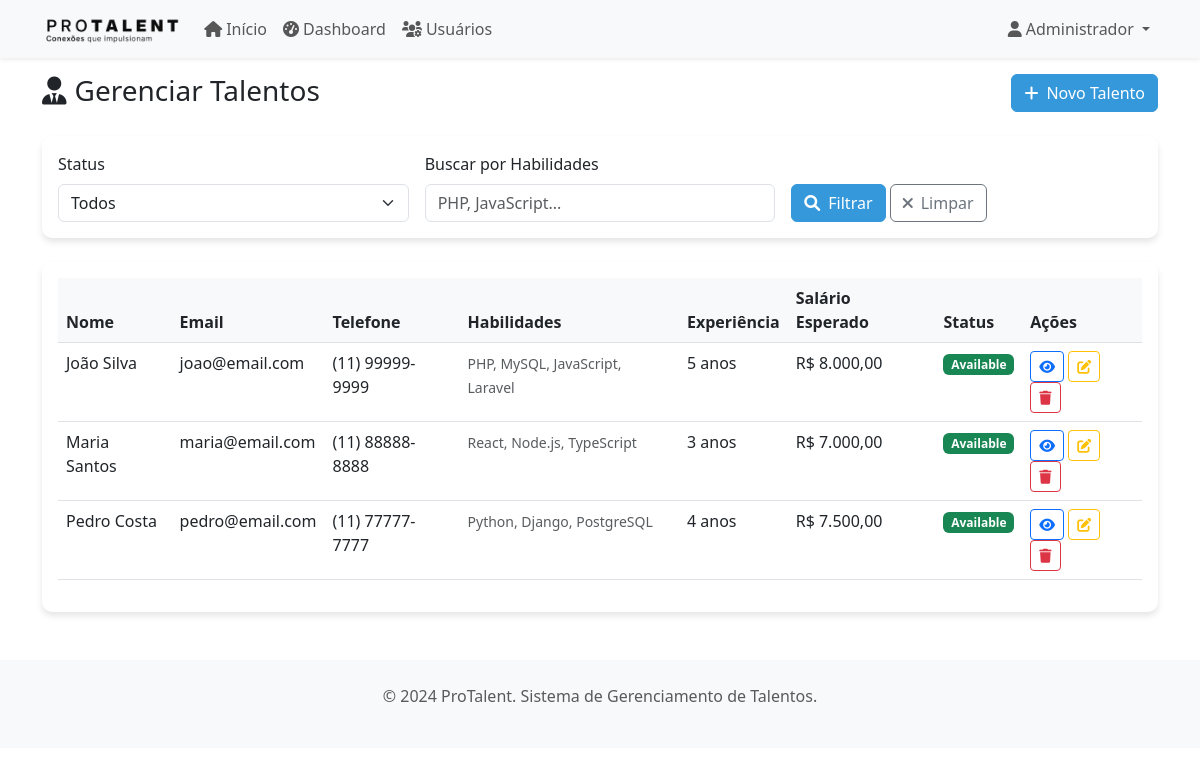
/talents.php (signed in), run on the app's committed database.
### tables this page shows
CREATE TABLE IF NOT EXISTS talents (
    id INT AUTO_INCREMENT PRIMARY KEY,
    name VARCHAR(100) NOT NULL,
    email VARCHAR(100) NOT NULL,
    phone VARCHAR(20),
    skills TEXT,
    experience_years INT DEFAULT 0,
    salary_expectation DECIMAL(10,2),
    status ENUM('available', 'hired', 'inactive') DEFAULT 'available',
    created_at TIMESTAMP DEFAULT CURRENT_TIMESTAMP,
    updated_at TIMESTAMP DEFAULT CURRENT_TIMESTAMP ON UPDATE CURRENT_TIMESTAMP
);

### models/Talent.php (called while the page is built, shortened)
<?php
class Talent {
    private $conn;
    private $table_name = "talents";
    public function __construct($db) {
        $this->conn = $db;
    }
    public function read() {
        $query = "SELECT id, name, email, phone, skills, experience_years, salary_expectation, status, created_at
                  FROM " . $this->table_name . " ORDER BY created_at DESC";
        $stmt = $this->conn->prepare($query);
        $stmt->execute();
        return $stmt;
    }
}
?>

### talents.php (the view, shortened to what this page needs)
<?php
require_once 'models/Talent.php';
$database = new Database();
$db = $database->getConnection();
$talent = new Talent($db);
$action = $_GET['action'] ?? 'list';
include 'includes/header.php';
?>
<?php if ($action == 'list'): ?>
    <div class="row mb-4">
        <div class="col-md-6">
            <h1 class="h3 mb-0">
                <i class="fas fa-user-tie me-2"></i>Gerenciar Talentos
            </h1>
        </div>
        <div class="col-md-6 text-end">
            <a href="?action=create" class="btn btn-primary">
                <i class="fas fa-plus me-2"></i>Novo Talento
            </a>
        </div>
    </div>
    <div class="card mb-4">
        <div class="card-body">
            <form method="GET" class="row g-3">
                <div class="col-md-4">
                    <label class="form-label">Status</label>
                    <select name="status" class="form-select">
                        <option value="">Todos</option>
                    </select>
                </div>
                <div class="col-md-4">
                    <label class="form-label">Buscar por Habilidades</label>
                    <input type="text" name="skills" class="form-control" value="<?php echo $_GET['skills'] ?? ''; ?>" placeholder="PHP, JavaScript...">
                </div>
                <div class="col-md-4">
                    <label class="form-label">&nbsp;</label>
                    <div>
                        <button type="submit" class="btn btn-primary">
                            <i class="fas fa-search me-2"></i>Filtrar
                        </button>
                        <a href="talents.php" class="btn btn-outline-secondary">
                            <i class="fas fa-times me-2"></i>Limpar
                        </a>
                    </div>
                </div>
            </form>
        </div>
    </div>
    <div class="card">
        <div class="card-body">
            <div class="table-responsive">
                <table class="table table-hover">
                    <thead>
                        <tr>
                            <th>Nome</th>
                            <th>Email</th>
                            <th>Telefone</th>
                            <th>Habilidades</th>
                            <th>Experiência</th>
                            <th>Salário Esperado</th>
                            <th>Status</th>
                            <th>Ações</th>
                        </tr>
                    </thead>
                    <tbody>
                        <?php
                        $talents = $talent->read();
                        while ($row = $talents->fetch(PDO::FETCH_ASSOC)):
                        ?>
                        <tr>
                            <td><?php echo htmlspecialchars($row['name']); ?></td>
                            <td><?php echo htmlspecialchars($row['email']); ?></td>
                            <td><?php echo htmlspecialchars($row['phone']); ?></td>
                            <td>
                                <small class="text-muted">
                                    <?php echo htmlspecialchars(substr($row['skills'], 0, 50)) . (strlen($row['skills']) > 50 ? '...' : ''); ?>
                                </small>
                            </td>
                            <td><?php echo $row['experience_years']; ?> anos</td>
                            <td>R$ <?php echo number_format($row['salary_expectation'], 2, ',', '.'); ?></td>
                            <td>
                                <span class="badge bg-<?php
                                    echo $row['status'] == 'available' ? 'success' :
                                        ($row['status'] == 'hired' ? 'danger' : 'secondary');
                                ?>">
                                    <?php echo ucfirst($row['status']); ?>
                                </span>
                            </td>
                            <td>
                                <a href="?action=view&id=<?php echo $row['id']; ?>"
                                   class="btn btn-sm btn-outline-primary">
                                    <i class="fas fa-eye"></i>
                                </a>
                                <a href="?action=edit&id=<?php echo $row['id']; ?>"
                                   class="btn btn-sm btn-outline-warning">
                                    <i class="fas fa-edit"></i>
                                </a>
                                <button type="button" class="btn btn-sm btn-outline-danger"
                                        onclick="confirmDelete(<?php echo $row['id']; ?>, '<?php echo htmlspecialchars($row['name']); ?>')">
                                    <i class="fas fa-trash"></i>
                                </button>
                            </td>
                        </tr>
                        <?php endwhile; ?>
                    </tbody>
                </table>
            </div>
        </div>
    </div>
<?php endif; ?>
<?php include 'includes/footer.php'; ?>

### includes/header.php (shortened to what this page needs)
<!DOCTYPE html>
<html lang="pt-BR">
<head>
    <link href="https://cdn.jsdelivr.net/npm/bootstrap@5.3.0/dist/css/bootstrap.min.css" rel="stylesheet">
    <link href="https://cdnjs.cloudflare.com/ajax/libs/font-awesome/6.0.0/css/all.min.css" rel="stylesheet">
</head>
<body>
    <nav class="navbar navbar-expand-lg navbar-light bg-light shadow-sm">
        <div class="container">
            <a class="navbar-brand" href="index.php">
                <img src="imgs/logo_protalent_preto.png" alt="ProTalent" height="30" onerror="this.style.display='none'; this.nextElementSibling.style.display='inline';">
            </a>
            <div class="collapse navbar-collapse" id="navbarNav">
                <ul class="navbar-nav me-auto">
                    <li class="nav-item">
                        <a class="nav-link" href="index.php">
                            <i class="fas fa-home me-1"></i>Início
                        </a>
                    </li>
                    <?php if(isset($_SESSION['user_role']) && $_SESSION['user_role'] == 'admin'): ?>
                    <li class="nav-item">
                        <a class="nav-link" href="admin-dashboard.php">
                            <i class="fas fa-tachometer-alt me-1"></i>Dashboard
                        </a>
                    </li>
                    <li class="nav-item">
                        <a class="nav-link" href="users.php">
                            <i class="fas fa-users-cog me-1"></i>Usuários
                        </a>
                    </li>
                    <?php endif; ?>
                </ul>
                <ul class="navbar-nav">
                    <?php if(isset($_SESSION['user_id'])): ?>
                        <li class="nav-item dropdown">
                            <a class="nav-link dropdown-toggle" href="#" id="navbarDropdown" role="button" data-bs-toggle="dropdown">
                                <i class="fas fa-user me-1"></i><?php echo $_SESSION['user_name']; ?>
                            </a>
                        </li>
                    <?php endif; ?>
                </ul>
            </div>
        </div>
    </nav>
    <div class="container mt-3">

### includes/footer.php (shortened to what this page needs)
    </div>
    <footer class="bg-light text-center text-muted py-4 mt-5">
        <div class="container">
            <p>&copy; 2024 ProTalent. Sistema de Gerenciamento de Talentos.</p>
        </div>
    </footer>
</body>
</html>

### includes/header.php (style rules this page uses)
.navbar-brand { font-weight: bold; color: #2c3e50 !important; }
.card { box-shadow: 0 4px 6px rgba(0, 0, 0, 0.1); border: none; border-radius: 10px; }
.btn-primary { background-color: #3498db; border-color: #3498db; }
.table th { background-color: #f8f9fa; border-top: none; }

### data on the page
talents: name "João Silva", email "joao@email.com", phone "(11) 99999-9999", skills "PHP, MySQL, JavaScript, Laravel", experience_years "5", salary_expectation "8.000,00", status "Available"
talents: name "Maria Santos", email "maria@email.com", phone "(11) 88888-8888", skills "React, Node.js, TypeScript", experience_years "3", salary_expectation "7.000,00", status "Available"
talents: name "Pedro Costa", email "pedro@email.com", phone "(11) 77777-7777", skills "Python, Django, PostgreSQL", experience_years "4", salary_expectation "7.500,00", status "Available"

### other printed values
$_SESSION['user_name'] "Administrador"
